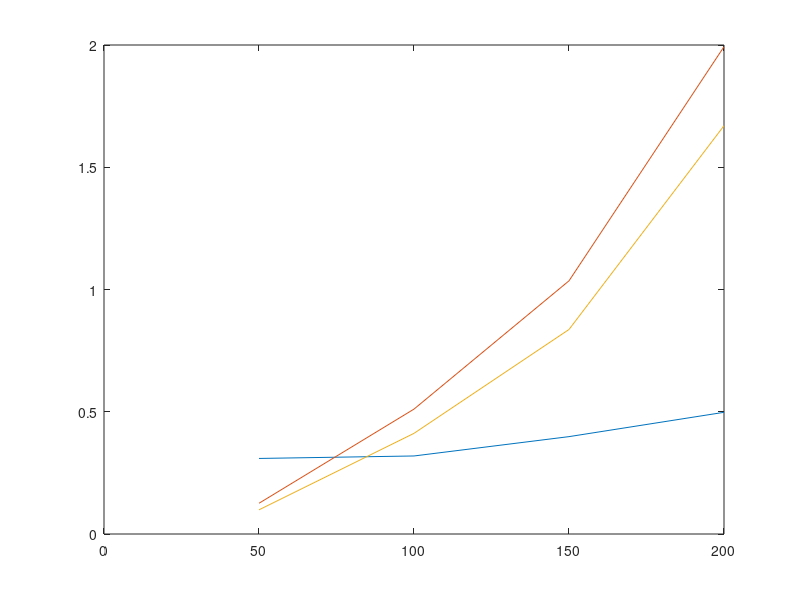

Write MATLAB code to recreate this figure.
x = [50, 100, 150, 200];

y = [0.309010, 0.319155, 0.398258, 0.497693;
    0.125685, 0.510838, 1.035521, 1.993056;
    0.098857, 0.411674, 0.836487, 1.669893];

plot(x', y');